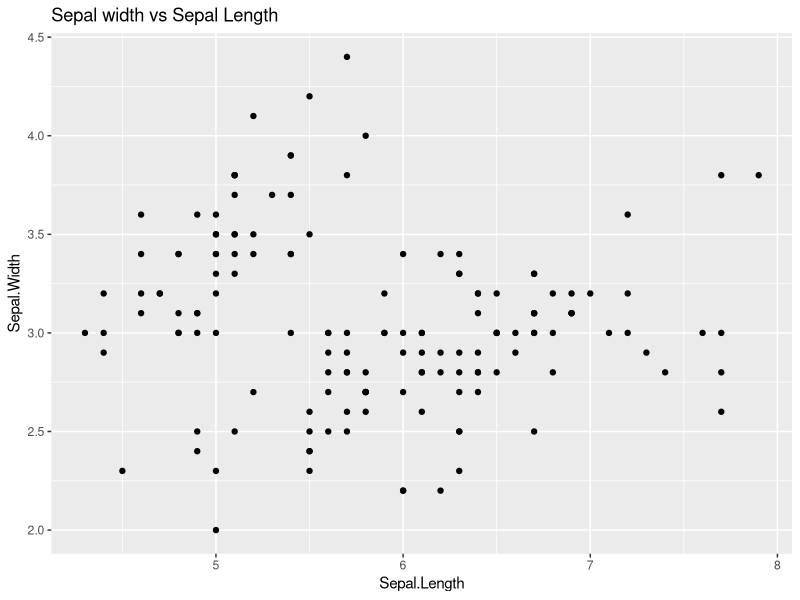
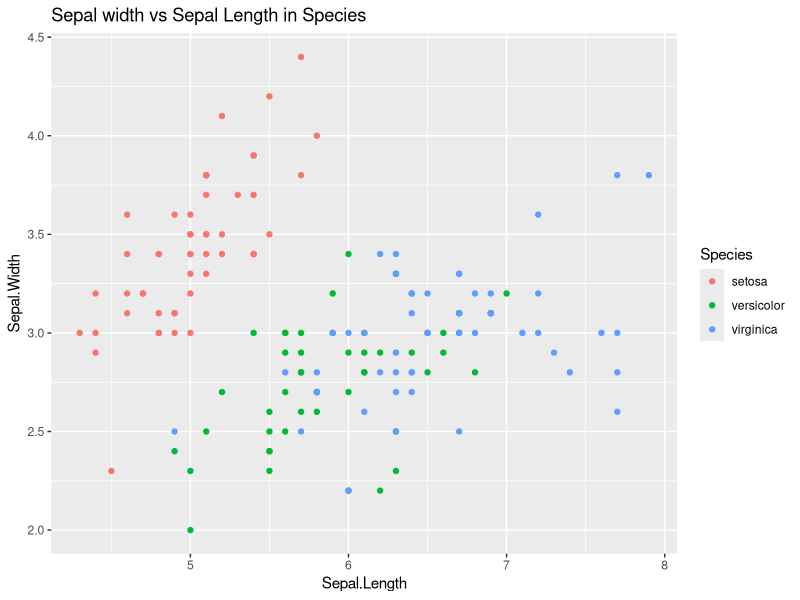
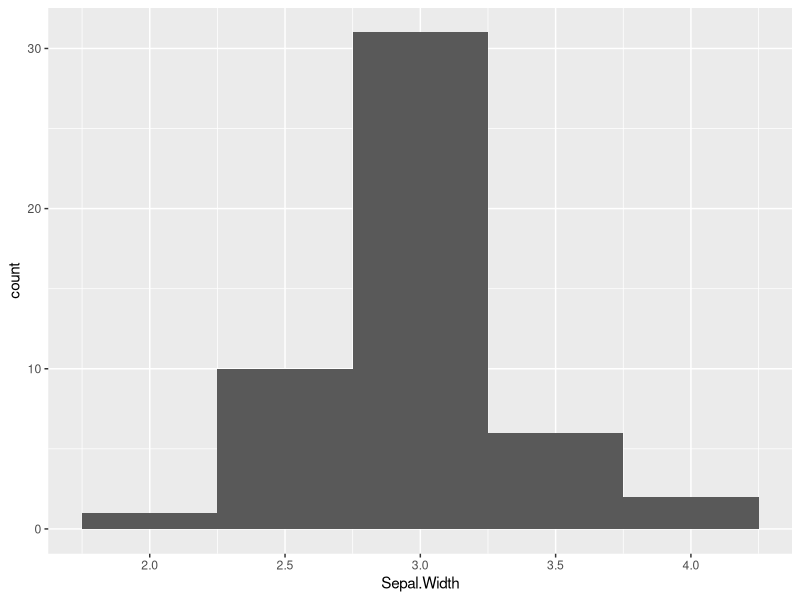

Generate these figures, in order, with R:
## ---- chunk 1
knitr::opts_chunk$set(echo = TRUE)
## ---- chunk 2
library(tidyverse)
library(ggplot2)
str(iris)
## ---- chunk 3
ggplot(iris, aes(x = Sepal.Length, y = Sepal.Width))+
    geom_point()+
    labs(title = "Sepal width vs Sepal Length")
## ---- chunk 4
ggplot(iris, aes(x = Sepal.Length, y = Sepal.Width))+
    geom_point(aes(color = Species))+
    labs(title = "Sepal width vs Sepal Length in Species")
## ---- chunk 5
iris_virginica <- filter(iris, Species == "virginica")
  ggplot(iris_virginica) + 
    geom_histogram(aes(x = Sepal.Width), binwidth = .5)
